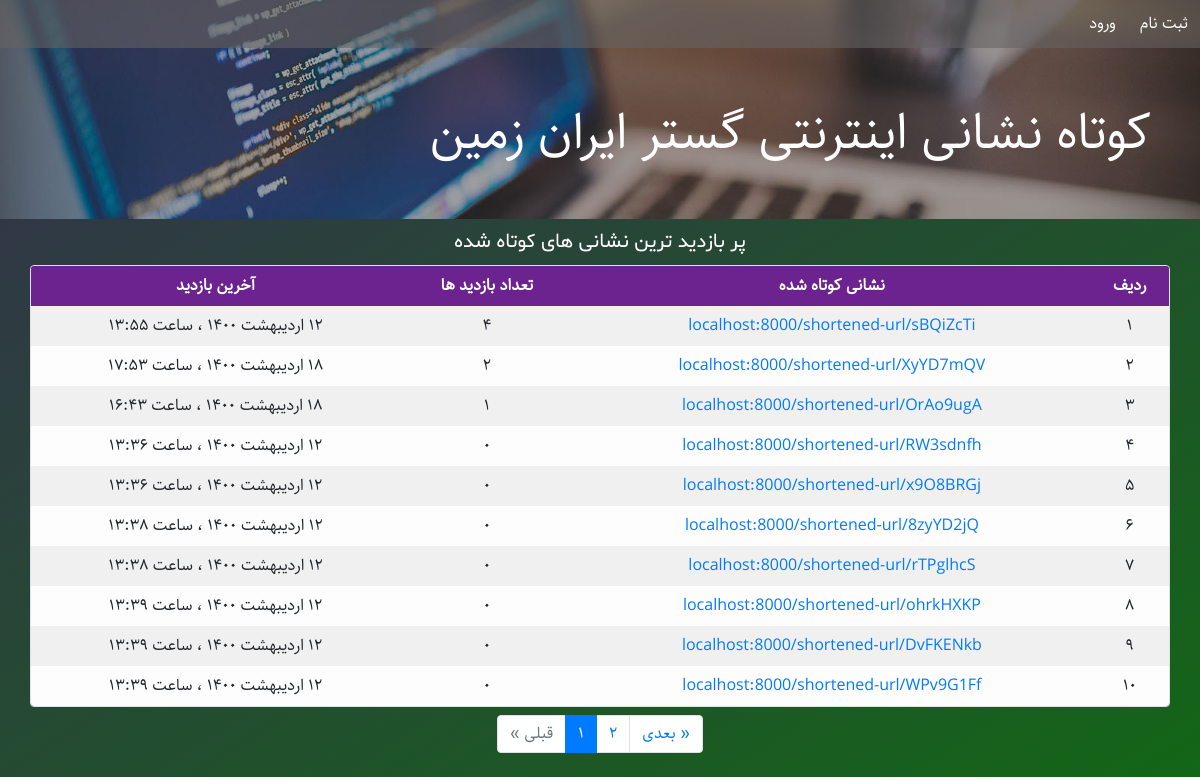
The app's page /, older data.
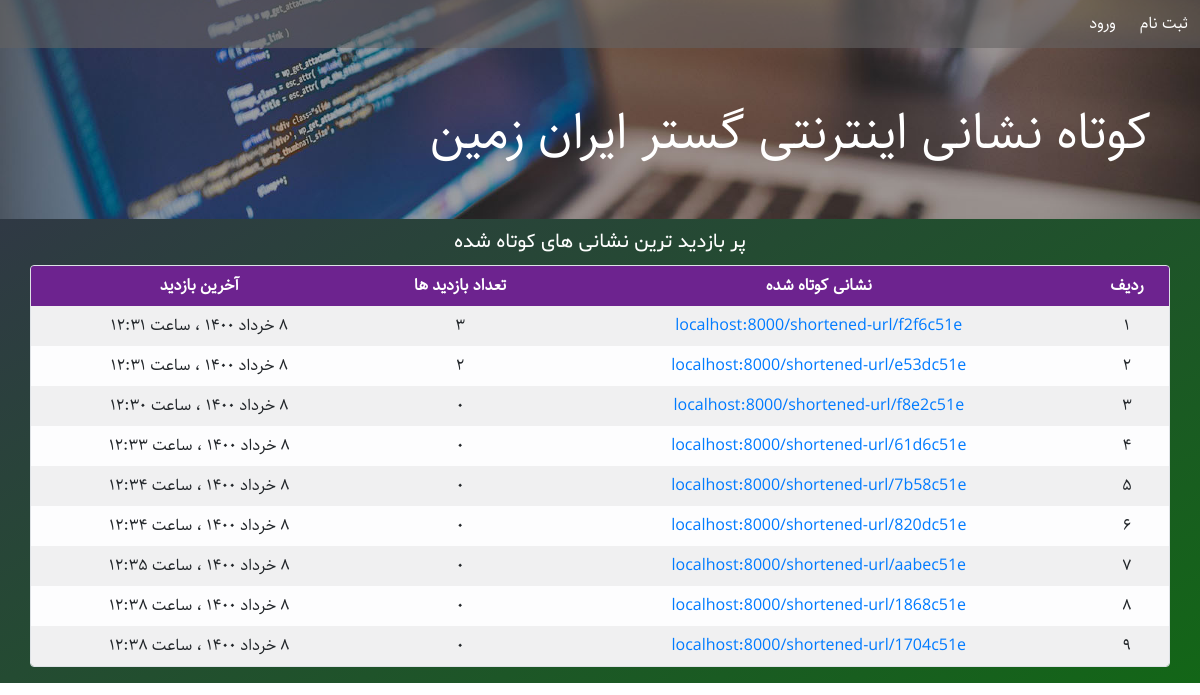
The same page, newer data.
### URLshortener/models.py (models this page shows, shortened)
class URL(models.Model):
    address = models.URLField(max_length=512, verbose_name='نشانی اینترنتی')
    slug = models.SlugField(max_length=8, unique=True, verbose_name='اسلاگ')
    visits = models.PositiveIntegerField(default=0, verbose_name='تعداد بازدید ها')
    created = models.DateTimeField(auto_now_add=True, verbose_name='تاریخ ایجاد')
    last_visit = models.DateTimeField(default=timezone.now, verbose_name='آخرین بازدید')
    author = models.ForeignKey(User, on_delete=models.CASCADE, related_name='urls',
                               verbose_name='ایجاد کننده')
    def last_visit_jalali(self):
        return datetime_to_jalali_str(self.last_visit)
    last_visit_jalali.short_description = 'آخرین بازدید'
    def created_jalali(self):
        return datetime_to_jalali_str(self.created)
    created_jalali.short_description = 'تاریخ ایجاد'
    def __str__(self):
        return 'localhost:8000/shortened-url/' + self.slug
    class Meta:
        verbose_name = 'نشانی اینترنتی'
        verbose_name_plural = 'نشانی های اینترنتی'

### URLshortener/views.py (the view)
# urls.py: path('', views.home, name='home'),
def home(request):
    url_list = URL.objects.order_by('-visits')
    paginator = Paginator(url_list, 10)
    page_number = request.GET.get('page', 1)
    page_obj = paginator.get_page(page_number)
    context = {
        'short_urls': page_obj,
    }
    return render(request, 'URLshortener/home.html', context)

### URLshortener/templatetags/custom_filters.py (called while the page is built)
@register.filter
@stringfilter
def to_persian(string):
    return numbers_to_persian(string)

### URLshortener/templatetags/custom_tags.py (called while the page is built)
@register.inclusion_tag('URLshortener/paginator.html')
def paginator(page):
    return {
        'page': page,
    }

@register.inclusion_tag('URLshortener/urls_table.html')
def urls_table(page):
    return {
        'page': page,
    }

### extensions/jalali.py (called while the page is built)
    def persian_tuple(self):
        return self.persian_year, self.persian_month, self.persian_day

### extensions/time_utils.py (called while the page is built)
def numbers_to_persian(string):
    en_to_fa = {
        '0': '۰',
        '1': '۱',
        '2': '۲',
        '3': '۳',
        '4': '۴',
        '5': '۵',
        '6': '۶',
        '7': '۷',
        '8': '۸',
        '9': '۹',
    }
    for en, fa in en_to_fa.items():
        string = string.replace(en, fa)
    return string

### templates/URLshortener/home.html (shortened to what this page needs)
{% extends 'URLshortener/base.html' %}
{% load static %}
{% load custom_filters %}
{% load custom_tags %}
{% block head %}
	<link rel='stylesheet' href="{% static 'URLshortener/css/home.css' %}">
{% endblock %}
{% block header %}
	<nav class='navbar navbar-expand p-0'>
		{% if user.is_authenticated %}
			<ul class="navbar-nav p-0 m-0">
				<li class="nav-item p-1 text-center">
					<a class="nav-link" href="{% url 'URLshortener:dashboard' %}">پنل کاربری</a>
				</li>
				<li class="nav-item p-1 text-center">
					<a class="nav-link" href="{% url 'URLshortener:add-url' %}">کوتاه کردن نشانی</a>
				</li>
				<li class="nav-item p-1 text-center">
					<a class="nav-link" href="{% url 'auth_logout' %}?next=/">خروج</a>
				</li>
			</ul>
		{% else %}
			<ul class="navbar-nav p-0 m-0">
				<li class="nav-item p-1 text-center">
					<a class="nav-link" href="{% url 'registration_register' %}">ثبت نام</a>
				</li>
				<li class="nav-item p-1 text-center">
					<a class="nav-link" href="{% url 'auth_login' %}">ورود</a>
				</li>
			</ul>
		{% endif %}
	</nav>
	<div class='text-right p-5 text-white header-title'>کوتاه نشانی اینترنتی گستر ایران زمین</div>
{% endblock %}
{% block main %}
	<div class='container-fluid p-2'>
		<div class='container text-center text-white main-title'>پر بازدید ترین نشانی های کوتاه شده</div>
		<div class='container table-responsive p-0 my-2 mx-auto rounded table-div border'>
			{% urls_table short_urls %}
		</div>
		{% if short_urls.paginator.num_pages > 1 %}
			{% paginator short_urls %}
		{% endif %}
	</div>
{% endblock %}

### templates/URLshortener/urls_table.html
{% load custom_filters %}
<table class='table table-light table-striped table-borderless text-center p-0 mx-auto my-0'>
    <thead>
        <tr style='background-color: #6d238f;' class='text-white'>
            <th class='p-2'>ردیف</th>
            <th class='p-2'>نشانی کوتاه شده</th>
            <th class='p-2'>تعداد بازدید ها</th>
            <th class='p-2'>آخرین بازدید</th>
        </tr>
    </thead>
    <tbody>
        {% for short_url in page %}
        <tr>
            <td class='p-2'>
                {{ forloop.counter0|add:page.start_index|to_persian }}
            </td>
            <td class='p-2'>
                <a href="{% url 'URLshortener:shortened-url' short_url.slug%}">
                {{ short_url }}
                </a>
            </td>
            <td class='p-2'>{{ short_url.visits|to_persian }}</td>
            <td class='p-2'>{{ short_url.last_visit_jalali }}</td>
        </tr>
        {% endfor %}
    </tbody>
</table>

Row changes from the older to the newer data that the page shows:
removed URL: slug "localhost:8000/shortened-url/sBQiZcTi", visits|to_persian "۴", last_visit_jalali "۱۲ اردیبهشت ۱۴۰۰ ، ساعت ۱۳:۵۵"
removed URL: slug "localhost:8000/shortened-url/XyYD7mQV", visits|to_persian "۲", last_visit_jalali "۱۸ اردیبهشت ۱۴۰۰ ، ساعت ۱۷:۵۳"
removed URL: slug "localhost:8000/shortened-url/OrAo9ugA", visits|to_persian "۱", last_visit_jalali "۱۸ اردیبهشت ۱۴۰۰ ، ساعت ۱۶:۴۳"
removed URL: slug "localhost:8000/shortened-url/RW3sdnfh", visits|to_persian "۰", last_visit_jalali "۱۲ اردیبهشت ۱۴۰۰ ، ساعت ۱۳:۳۶"
removed URL: slug "localhost:8000/shortened-url/x9O8BRGj", visits|to_persian "۰", last_visit_jalali "۱۲ اردیبهشت ۱۴۰۰ ، ساعت ۱۳:۳۶"
removed URL: slug "localhost:8000/shortened-url/8zyYD2jQ", visits|to_persian "۰", last_visit_jalali "۱۲ اردیبهشت ۱۴۰۰ ، ساعت ۱۳:۳۸"
removed URL: slug "localhost:8000/shortened-url/rTPglhcS", visits|to_persian "۰", last_visit_jalali "۱۲ اردیبهشت ۱۴۰۰ ، ساعت ۱۳:۳۸"
removed URL: slug "localhost:8000/shortened-url/ohrkHXKP", visits|to_persian "۰", last_visit_jalali "۱۲ اردیبهشت ۱۴۰۰ ، ساعت ۱۳:۳۹"
removed URL: slug "localhost:8000/shortened-url/DvFKENkb", visits|to_persian "۰", last_visit_jalali "۱۲ اردیبهشت ۱۴۰۰ ، ساعت ۱۳:۳۹"
removed URL: slug "localhost:8000/shortened-url/WPv9G1Ff", visits|to_persian "۰", last_visit_jalali "۱۲ اردیبهشت ۱۴۰۰ ، ساعت ۱۳:۳۹"
added URL: slug "localhost:8000/shortened-url/f2f6c51e", visits|to_persian "۳", last_visit_jalali "۸ خرداد ۱۴۰۰ ، ساعت ۱۲:۳۱"
added URL: slug "localhost:8000/shortened-url/e53dc51e", visits|to_persian "۲", last_visit_jalali "۸ خرداد ۱۴۰۰ ، ساعت ۱۲:۳۱"
added URL: slug "localhost:8000/shortened-url/f8e2c51e", visits|to_persian "۰", last_visit_jalali "۸ خرداد ۱۴۰۰ ، ساعت ۱۲:۳۰"
added URL: slug "localhost:8000/shortened-url/61d6c51e", visits|to_persian "۰", last_visit_jalali "۸ خرداد ۱۴۰۰ ، ساعت ۱۲:۳۳"
added URL: slug "localhost:8000/shortened-url/7b58c51e", visits|to_persian "۰", last_visit_jalali "۸ خرداد ۱۴۰۰ ، ساعت ۱۲:۳۴"
added URL: slug "localhost:8000/shortened-url/820dc51e", visits|to_persian "۰", last_visit_jalali "۸ خرداد ۱۴۰۰ ، ساعت ۱۲:۳۴"
added URL: slug "localhost:8000/shortened-url/aabec51e", visits|to_persian "۰", last_visit_jalali "۸ خرداد ۱۴۰۰ ، ساعت ۱۲:۳۵"
added URL: slug "localhost:8000/shortened-url/1868c51e", visits|to_persian "۰", last_visit_jalali "۸ خرداد ۱۴۰۰ ، ساعت ۱۲:۳۸"
added URL: slug "localhost:8000/shortened-url/1704c51e", visits|to_persian "۰", last_visit_jalali "۸ خرداد ۱۴۰۰ ، ساعت ۱۲:۳۸"
Text that changed along with them:
text no longer shown: "قبلی » « بعدی"
list line gone: "۱"
list line gone: "۲"
